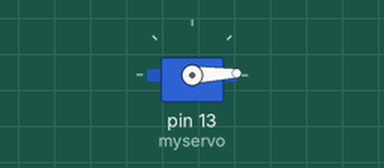
A sketch run on a simulated Arduino Uno, built with avr-gcc and run on an emulated ATmega328P. Parts: servo.

Above: at 0.05 s.
At 1.75 s:
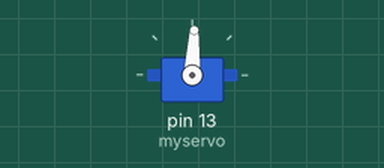
At 3.45 s:
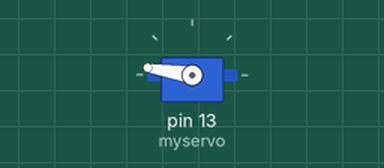
At 6.9 s:
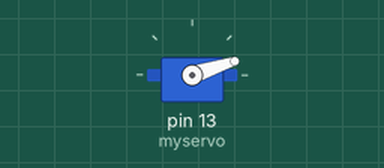
Timing chart, 0 to 9.4 s (numbered marks = the images above):
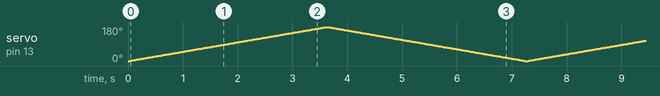

The sketch:

sketch_jul21b.ino
```cpp
#include <Servo.h>

Servo myservo;

void setup() {
  // put your setup code here, to run once:
  myservo.attach(13);
}

void loop() {
  // put your main code here, to run repeatedly:
  for (int deg = 0; deg <= 180; deg++) {
    myservo.write(deg);
    delay(20);
  }
  for (int deg = 180; deg >= 0; deg--) {
    myservo.write(deg);
    delay(20);
  }
}
```
